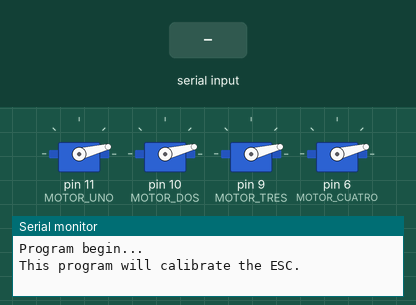
This sketch was run on a simulated Arduino Uno, built with avr-gcc and run on an emulated ATmega328P. Parts: 4 × servo, the last lines printed to the serial monitor. The test bench sets the inputs (shaded band).

Above: at 1.2 s.
1.3 s: "a" received over Serial
At 2.0 s:
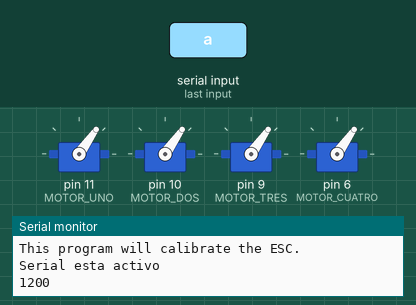
2.8 s: "b" received over Serial
At 3.2 s:
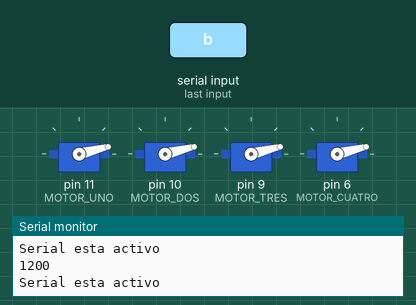
Timing chart, 0 to 5.8 s (numbered marks = the images above; inputs shaded):
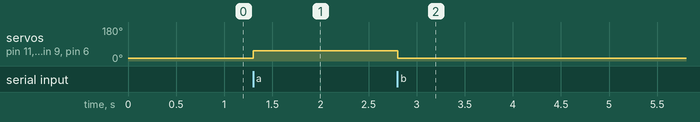

Measured:
- after the input at 1.3 s, servo on pin 11 (MOTOR_UNO), servo on pin 10 (MOTOR_DOS), servo on pin 9 (MOTOR_TRES), servo on pin 6 (MOTOR_CUATRO): 14° → 55° at once
- after the input at 2.8 s, servo on pin 11 (MOTOR_UNO), servo on pin 10 (MOTOR_DOS), servo on pin 9 (MOTOR_TRES), servo on pin 6 (MOTOR_CUATRO): 55° → 14° at once

The sketch:

droneV0_1.ino
```cpp
#include <Servo.h>

const int MAX_SIGNAL = 2000;
const int MIN_SIGNAL = 700;
const int MOTOR_UNO = 11;
const int MOTOR_CUATRO = 6;
const int MOTOR_TRES = 9;
const int MOTOR_DOS = 10;

Servo motor1;
Servo motor2;
Servo motor3;
Servo motor4;

void setup() {
  Serial.begin(9600);
  Serial.println("Program begin...");
  Serial.println("This program will calibrate the ESC.");
  motor1.attach(MOTOR_UNO,MIN_SIGNAL,MAX_SIGNAL);
  motor2.attach(MOTOR_DOS,MIN_SIGNAL,MAX_SIGNAL);
  motor3.attach(MOTOR_TRES,MIN_SIGNAL,MAX_SIGNAL);
  motor4.attach(MOTOR_CUATRO,MIN_SIGNAL,MAX_SIGNAL);

  motor1.writeMicroseconds(800);
  motor2.writeMicroseconds(800);
  motor3.writeMicroseconds(800);
  motor4.writeMicroseconds(800);
}

void loop() {
  if ( Serial.available() > 0) {
    char speedy;
    Serial.println("Serial esta activo");
    speedy = Serial.read();
    if(speedy == 'a')
    {
     Serial.println(1200);
      motor1.writeMicroseconds(1100);
      motor2.writeMicroseconds(1100);
      motor3.writeMicroseconds(1100);
      motor4.writeMicroseconds(1100);
    }
    if(speedy == 'b'){
      motor1.writeMicroseconds(800);
      motor2.writeMicroseconds(800);
      motor3.writeMicroseconds(800);
      motor4.writeMicroseconds(800);
    }

  }
}
```
